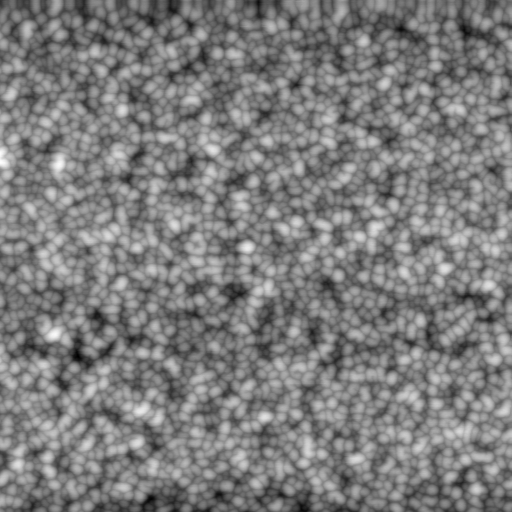
#> input picture sampledata/glass_adj.png, 512 x 512 px, found by its file name
$ jupyter execute --allow-errors ImageProc_Lecture_wnotes.ipynb
#> lines starting #> are read from the running program, lines starting #| are printed output that depends on the picture; after the words box and inside, x2 and y2 are one past the last pixel; in counts of white or black regions, pixels touching at a corner belong together; long printed decimals are rounded
<a href="https://colab.research.google.com/github/cbishop4/MSE7530/blob/main/ClassNotebooks/ImageProc_Lecture_wnotes.ipynb" target="_parent"></a>

[cell 1]
import numpy as np
import matplotlib.pyplot as plt

[cell 2]
ht_file = '/content/MSE7530/sampledata/glass_adj.png'
phz_file = '/content/MSE7530/sampledata/glass_phase.png'

## Specific Image-Processing Packages we will use today

[cell 3]
import skimage as ski
import scipy.ndimage as ndi

Use skimage to load my file

[cell 4]
height = ski.io.imread(ht_file)
#> height is the input picture: shape (512, 512); min 0, max 255, mean 124.9
phase = ski.io.imread(phz_file) # turn pngs into 2D numpy arrays
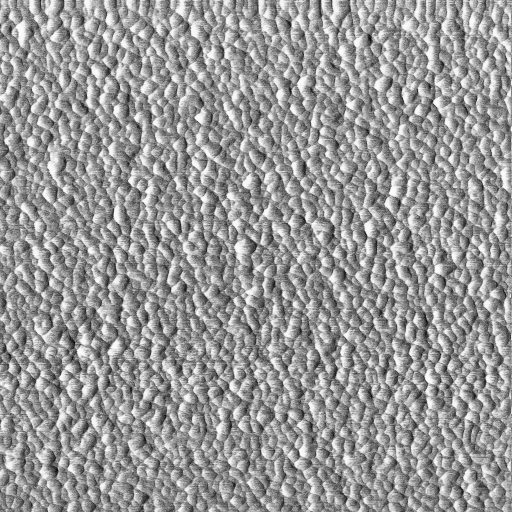
#> input picture sampledata/glass_phase.png, 512 x 512 px, found by its file name
#> phase is the input picture: shape (512, 512); min 0, max 255, mean 151

[cell 5]
fig, ax = plt.subplots(1, 2, figsize=(12, 6))
ax[0].imshow(height, cmap='gray') # represents the 2D array as something we can see
ax[1].imshow(phase, cmap='gray') # 'gray' is the colormap we use
ax[0].set_title('AFM Height')
ax[1].set_title('AFM Phase')

Optional: Load your image of choice from your drive

#> (a cell that did not finish here is left out)

So that you can better see details, we will also make smaller sections of the images

[cell 7]
ht_cut = height[100:200, 100:200]
phz_cut = phase[100:200, 100:200]
fig, ax = plt.subplots(1, 2, figsize=(12, 6))
cb = ax[0].imshow(ht_cut, cmap='gray') # cb = colorbar
plt.colorbar(cb,ax=ax[0]) # 2nd part of the colorbar command
cb = ax[1].imshow(phz_cut, cmap='gray')
plt.colorbar(cb,ax=ax[1])
ax[0].set_title('AFM Height')
ax[1].set_title('AFM Phase')

Note that the above images go from values of 0 to 255

### Image math example: multiplication and division

These images were stored and loaded in 8-bit color scale, which brings them from 0 to 255 based on how light the pixel is. Let's use image math to restore the two images to their original values.

[cell 8]
ht_cut = height[100:200, 100:200]
phz_cut = phase[100:200, 100:200]
fig, ax = plt.subplots(1, 2, figsize=(6, 3))
cb = ax[0].imshow(ht_cut, cmap='gray')
plt.colorbar(cb,ax=ax[0])
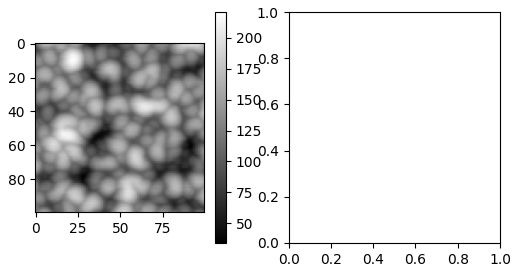
#> figure drawn by matplotlib, 2 panels

#### Height
Assume the maximum height of the height image above is 15 nm, and the minimum height is -13 nm. Transform the axes; we will work this out on the board together.

Step 1. Determine the spread in real heights we need to get back to.

[cell 9]
realspread = np.abs(15) + np.abs(-13)
realspread

Step 2. Determine the maximum and minimum pixel values in the image (the range)

[cell 10]
min_pix = np.min(ht_cut)
#> min_pix = 34
max_pix = np.max(ht_cut)
#> max_pix = 221
print(min_pix, max_pix)
#| 34 221

Step 3. Find the conversion factor from pixel to nm.

[cell 11]
conv = (max_pix - min_pix) / realspread
#> conv = 6.68
conv
#> Out = 6.68

Step 4. Convert the pixel values to nm.

[cell 12]
nm_ht = ht_cut / conv
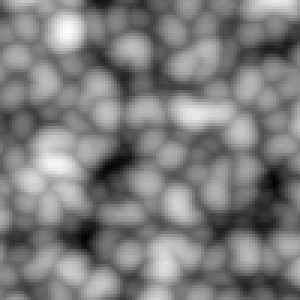
#> nm_ht: shape (100, 100) float64 (shown 3 times larger); min 5.09, max 33.09, mean 18.8; drawn with min black and max white
nm_ht = nm_ht - np.min(nm_ht)
plt.imshow(nm_ht,cmap='gray')
plt.colorbar()

[cell 13]
print(np.min(nm_ht), np.max(nm_ht))
#| 0.0 28.000

Subtract a "pedestal" to restore the range from -13 to 15.

[cell 14]
nm_machine = nm_ht - 13
plt.imshow(nm_machine)
plt.colorbar()

In the above, we used multiplication, addition, and subtraction to convert something from pixel values to real scale.

## Thresholding & Binary Images
We will use simple thresholds to divide up the images and see if we can get individual domains.

[cell 15]
threshed_ht = ht_cut > 100
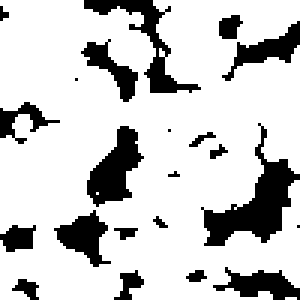
#> threshed_ht: shape (100, 100) bool (shown 3 times larger); 79.7% white; 22 black regions (9 under 20 px), largest, box (x1, y1, x2, y2) and area: (67, 41, 100, 82) 449, (29, 42, 48, 69) 269, (28, 0, 67, 31) 266
threshed_phz = phz_cut > 100
#> threshed_phz: shape (100, 100) bool; 88% white; black in thin lines or dots

[cell 16]
fig, ax = plt.subplots(2,2,figsize=(4,4))
# first plot the original images for reference
cb = ax[0,0].imshow(ht_cut, cmap='gray')
plt.colorbar(cb,ax=ax[0,0])
cb = ax[0,1].imshow(phz_cut, cmap='gray')
plt.colorbar(cb,ax=ax[0,1])
# now plot the thresholded images
cb = ax[1,0].imshow(threshed_ht,cmap='gray')
plt.colorbar(cb,ax=ax[1,0])
cb = ax[1,1].imshow(threshed_phz,cmap='gray')
plt.colorbar(cb,ax=ax[1,1])

Try adjusting the Threshold and see what makes the "best" result. Why do you think it's the best result? Can we get anything useful? If not, what image features are messing it up?

[cell 17]
threshed_ht = ht_cut > 0
#> threshed_ht: shape (100, 100) bool; every value is 1
threshed_phz = phz_cut > 0

fig, ax = plt.subplots(2,2,figsize=(4,4))
# first plot the original images for reference
cb = ax[0,0].imshow(ht_cut, cmap='gray')
plt.colorbar(cb,ax=ax[0,0])
cb = ax[0,1].imshow(phz_cut, cmap='gray')
plt.colorbar(cb,ax=ax[0,1])
# now plot the thresholded images
cb = ax[1,0].imshow(threshed_ht,cmap='gray')
plt.colorbar(cb,ax=ax[1,0])
cb = ax[1,1].imshow(threshed_phz,cmap='gray')
plt.colorbar(cb,ax=ax[1,1])

## Masking
Let's start answering the question: do height and phase correspond in any way? Start with a binary thresholded image from above and multiply against the opposite full image.

[cell 18]
threshed_ht = ht_cut > 140
#> threshed_ht: shape (100, 100) bool; 31.5% white; 42 white regions (17 under 20 px), largest, box (x1, y1, x2, y2) and area: (3, 43, 35, 74) 580, (56, 29, 85, 49) 300, (47, 78, 67, 100) 259
threshed_phz = phz_cut > 180
#> threshed_phz: shape (100, 100) bool; 25.9% white; 109 white regions (71 under 20 px), largest, box (x1, y1, x2, y2) and area: (30, 12, 46, 43) 144, (39, 43, 50, 69) 133, (41, 78, 55, 100) 120

fig, ax = plt.subplots(2,2,figsize=(10,8))
# first plot the original images for reference
cb = ax[0,0].imshow(ht_cut, cmap='gray')
plt.colorbar(cb,ax=ax[0,0])
cb = ax[0,1].imshow(phz_cut, cmap='gray')
plt.colorbar(cb,ax=ax[0,1])
# now plot the thresholded images
cb = ax[1,0].imshow(threshed_ht,cmap='gray')
plt.colorbar(cb,ax=ax[1,0])
cb = ax[1,1].imshow(threshed_phz,cmap='gray')
plt.colorbar(cb,ax=ax[1,1])

[cell 19]
# use the phase mask on the height image
masked_ht = ht_cut * threshed_phz
# use the height mask on the phase
masked_phz = phz_cut * threshed_ht
fig, ax = plt.subplots(1,2,figsize=(10,4))
cb = ax[0].imshow(masked_ht, cmap='gray')
plt.colorbar(cb,ax=ax[0])
cb = ax[1].imshow(masked_phz, cmap='gray')
plt.colorbar(cb,ax=ax[1])

Our results aren't great yet, since we don't have great filters.

## Calculating gradients

We will be using the Numpy gradient (np.gradient) function for this.

[cell 20]
fig, ax = plt.subplots(1,3,figsize=(15,4))
cb = ax[0].imshow(phz_cut)
plt.colorbar(cb,ax=ax[0])
cb = ax[1].imshow(np.gradient(phz_cut)[0])
plt.colorbar(cb,ax=ax[1])
cb = ax[2].imshow(np.gradient(phz_cut)[1])
plt.colorbar(cb,ax=ax[2])
ax[0].set_title('Original')
ax[1].set_title('X Gradient')
ax[2].set_title('Y Gradient')

[cell 21]
plt.plot(np.gradient(phz_cut)[0][:,50])
plt.plot(np.gradient(phz_cut)[0][50])
#> figure, not shown here; curve peaks at x = 79, y = 46.5; curve peaks at x = 99, y = 63

[cell 22]
plt.plot(np.gradient(phz_cut)[1][:,50])
plt.plot(np.gradient(phz_cut)[1][50])
#> figure, not shown here; curve peaks at x = 7, y = 47.5; curve peaks at x = 8, y = 83

[cell 23]
fig, ax = plt.subplots(1,3,figsize=(15,4))
cb = ax[0].imshow(ht_cut)
plt.colorbar(cb,ax=ax[0])
cb = ax[1].imshow(np.gradient(ht_cut)[0])
plt.colorbar(cb,ax=ax[1])
cb = ax[2].imshow(np.gradient(ht_cut)[1])
plt.colorbar(cb,ax=ax[2])
ax[1].axvline(50,color='r')
ax[1].axhline(50,color='r')
ax[2].axvline(50,color='r')
ax[2].axhline(50,color='r')
ax[0].set_title('Original')
ax[1].set_title('X Gradient')
ax[2].set_title('Y Gradient')

[cell 24]
plt.plot(np.gradient(ht_cut)[0][:,50])
plt.plot(np.gradient(ht_cut)[0][50])
#> figure, not shown here; curve peaks at x = 31, y = 17; curve peaks at x = 19, y = 9

[cell 25]
plt.plot(np.gradient(ht_cut)[1][:,50])
plt.plot(np.gradient(ht_cut)[1][50])
#> figure, not shown here; curve peaks at x = 87, y = 14.5; curve peaks at x = 10, y = 14

### Combining magnitude of the gradient components

[cell 26]
fig, ax = plt.subplots(1,2,figsize=(10,4))
cb = ax[0].imshow(ht_cut)
plt.colorbar(cb,ax=ax[0])
gx = np.gradient(ht_cut)[0]
gy = np.gradient(ht_cut)[1]
mag = np.sqrt(gx**2 + gy**2)
cb = ax[1].imshow(mag)
plt.colorbar(cb,ax=ax[1])
ax[0].set_title('Original')
ax[1].set_title('Magnitude')

[cell 27]
fig, ax = plt.subplots(1,2,figsize=(10,4))
cb = ax[0].imshow(phz_cut)
plt.colorbar(cb,ax=ax[0])
gx = np.gradient(phz_cut)[0]
gy = np.gradient(phz_cut)[1]
mag = np.sqrt(gx**2 + gy**2)
cb = ax[1].imshow(mag)
plt.colorbar(cb,ax=ax[1])
ax[0].set_title('Original')
ax[1].set_title('Magnitude')

## Smoothing

[cell 28]
fig, ax = plt.subplots(1,3,figsize=(15,4))
smooth = ndi.gaussian_filter(phz_cut,sigma=1)
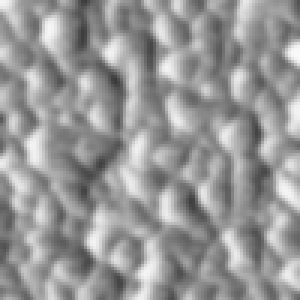
#> smooth: shape (100, 100) (shown 3 times larger); min 58, max 249, mean 151.3
cb = ax[0].imshow(smooth)
plt.colorbar(cb,ax=ax[0])
cb = ax[1].imshow(np.gradient(smooth)[0])
plt.colorbar(cb,ax=ax[1])
cb = ax[2].imshow(np.gradient(smooth)[1])
plt.colorbar(cb,ax=ax[2])
ax[0].set_title('Original')
ax[1].set_title('X Gradient')
ax[2].set_title('Y Gradient')

[cell 29]
fig, ax = plt.subplots(1,3,figsize=(15,4))
smooth = ndi.gaussian_filter(ht_cut,sigma=1)
cb = ax[0].imshow(smooth)
plt.colorbar(cb,ax=ax[0])
cb = ax[1].imshow(np.gradient(smooth)[0])
plt.colorbar(cb,ax=ax[1])
cb = ax[2].imshow(np.gradient(smooth)[1])
plt.colorbar(cb,ax=ax[2])
ax[0].set_title('Original')
ax[1].set_title('X Gradient')
ax[2].set_title('Y Gradient')

[cell 30]
fig, ax = plt.subplots(1,2,figsize=(10,4))
smooth = ndi.gaussian_filter(phz_cut,sigma=1)
cb = ax[0].imshow(smooth)
plt.colorbar(cb,ax=ax[0])
gx = np.gradient(smooth)[0]
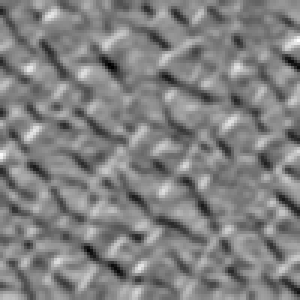
#> gx: shape (100, 100) float64 (shown 3 times larger); min -42, max 41, mean 0; drawn with min black and max white
gy = np.gradient(smooth)[1]
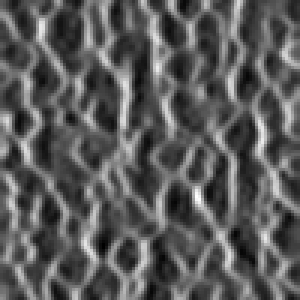
#> gy: shape (100, 100) float64 (shown 3 times larger); min -30, max 55, mean 0.2; drawn with min black and max white
mag = np.sqrt(gx**2 + gy**2)
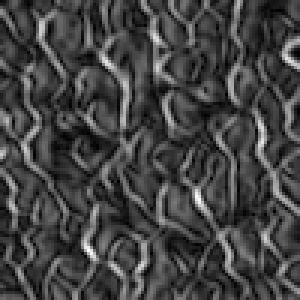
#> mag: shape (100, 100) float64 (shown 3 times larger); min 0, max 59.1, mean 15.7; drawn with min black and max white
cb = ax[1].imshow(mag)
plt.colorbar(cb,ax=ax[1])
ax[0].set_title('Original')
ax[1].set_title('Magnitude')

## Threshold this then ROI mask

[cell 31]
newborder_thresh = mag > 25
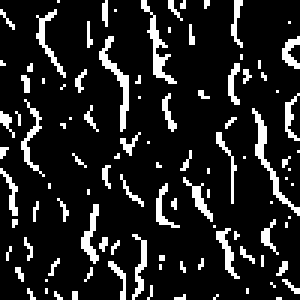
#> newborder_thresh: shape (100, 100) bool (shown 3 times larger); 13.2% white in thin lines or dots
plt.imshow(newborder_thresh)

[cell 32]
plt.imshow(phz_cut*(1-newborder_thresh))
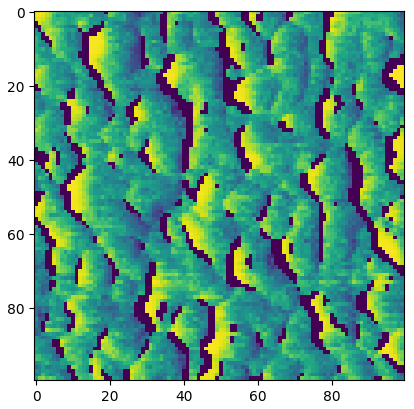
#> figure drawn by matplotlib, 1 panel

## Flattening an Image using smoothing

One thing you can do to flatten an image is subtract its overall height fluctuations. Take our full AFM height image:

[cell 33]
plt.imshow(height, cmap='gray')

Now let's use a Gaussian filter to smooth out all of the local fluctuations. You may have to experiment with this a bit.

[cell 34]
fig, ax = plt.subplots(1, 3, figsize=(15, 4))
cb = ax[0].imshow(height, cmap='gray')
# smooth it out
smooth_height = ndi.gaussian_filter(height,sigma=1)
cb = ax[1].imshow(smooth_height, cmap='gray')
subtracted = height - smooth_height
cb = ax[2].imshow(subtracted, cmap='gray')
